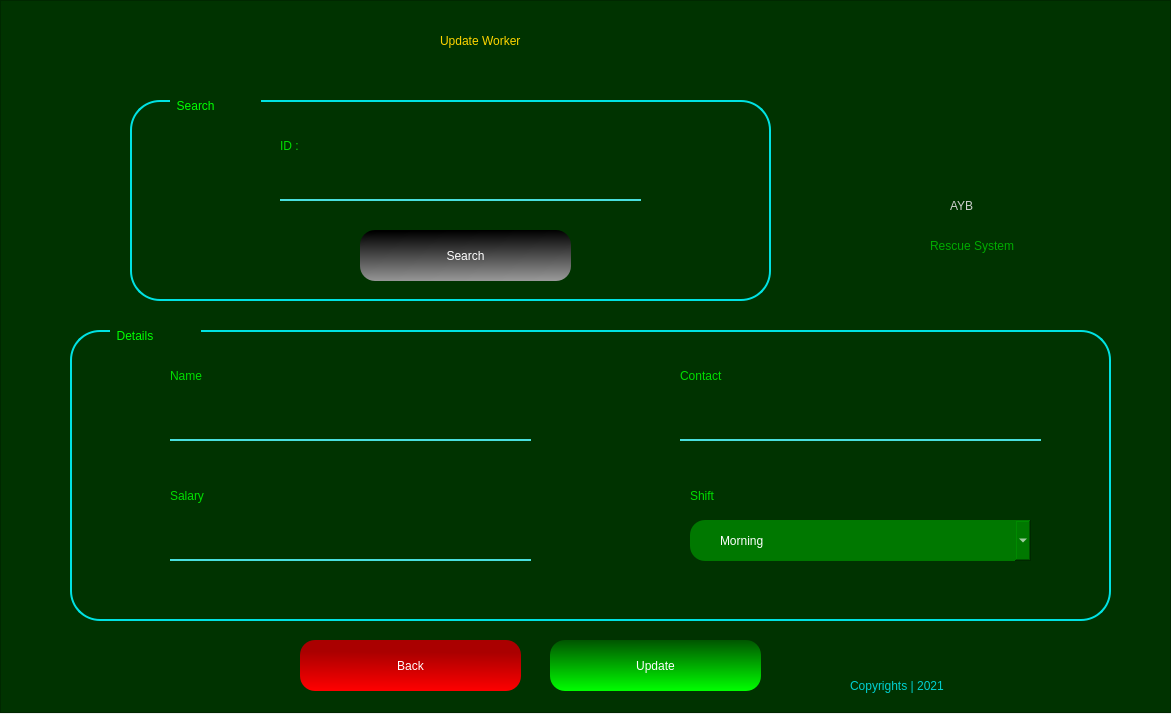
<?xml version="1.0" encoding="UTF-8"?>
<ui version="4.0">
 <class>Form</class>
 <widget class="QWidget" name="Form">
  <property name="geometry">
   <rect>
    <x>0</x>
    <y>0</y>
    <width>1171</width>
    <height>714</height>
   </rect>
  </property>
  <property name="windowTitle">
   <string>Form</string>
  </property>
  <widget class="QFrame" name="frame">
   <property name="geometry">
    <rect>
     <x>0</x>
     <y>0</y>
     <width>1171</width>
     <height>713</height>
    </rect>
   </property>
   <property name="styleSheet">
    <string notr="true">QFrame{

background-color: rgb(0, 51, 0);
color: rgb(0,255,0);

}
</string>
   </property>
   <property name="frameShape">
    <enum>QFrame::StyledPanel</enum>
   </property>
   <property name="frameShadow">
    <enum>QFrame::Raised</enum>
   </property>
   <widget class="QLabel" name="label_5">
    <property name="geometry">
     <rect>
      <x>440</x>
      <y>10</y>
      <width>361</width>
      <height>61</height>
     </rect>
    </property>
    <property name="styleSheet">
     <string notr="true">font: 87 26pt &quot;Arial Black&quot;;
color: rgb(255, 213, 0);</string>
    </property>
    <property name="text">
     <string>Update Worker</string>
    </property>
   </widget>
   <widget class="QPushButton" name="updateBtn">
    <property name="geometry">
     <rect>
      <x>550</x>
      <y>640</y>
      <width>211</width>
      <height>51</height>
     </rect>
    </property>
    <property name="styleSheet">
     <string notr="true">QPushButton{
background-color: qlineargradient(spread:pad, x1:0.498, y1:0, x2:0.507, y2:1, stop:0 rgba(0, 85, 0, 255), stop:1 rgba(0, 255, 0, 255));
border-radius:15px;
color: #FFF;
	font: 75 14pt &quot;Microsoft PhagsPa&quot;;

}

QPushButton:hover{

	background-color: rgb(0, 118, 0);
}</string>
    </property>
    <property name="text">
     <string>Update</string>
    </property>
   </widget>
   <widget class="QPushButton" name="backBtn">
    <property name="geometry">
     <rect>
      <x>300</x>
      <y>640</y>
      <width>221</width>
      <height>51</height>
     </rect>
    </property>
    <property name="styleSheet">
     <string notr="true">QPushButton{
background-color: qlineargradient(spread:pad, x1:0.512, y1:0.238636, x2:0.493, y2:1, stop:0 rgba(170, 0, 0, 255), stop:1 rgba(255, 0, 0, 255));
border-radius:15px;
color: #FFF;
	font: 75 14pt &quot;Microsoft PhagsPa&quot;;

}

QPushButton:hover{

	background-color: rgb(138, 0, 0);
}</string>
    </property>
    <property name="text">
     <string>Back</string>
    </property>
   </widget>
   <widget class="QLabel" name="label_7">
    <property name="geometry">
     <rect>
      <x>10</x>
      <y>650</y>
      <width>51</width>
      <height>51</height>
     </rect>
    </property>
    <property name="styleSheet">
     <string notr="true">background-image: url(:/newPrefix/—Pngtree—red and black logo_5517319.png);</string>
    </property>
    <property name="text">
     <string/>
    </property>
    <property name="pixmap">
     <pixmap resource="mainLogo.qrc">:/newPrefix/—Pngtree—red and black logo_5517319.png</pixmap>
    </property>
    <property name="scaledContents">
     <bool>true</bool>
    </property>
   </widget>
   <widget class="QLabel" name="label_8">
    <property name="geometry">
     <rect>
      <x>850</x>
      <y>670</y>
      <width>161</width>
      <height>31</height>
     </rect>
    </property>
    <property name="styleSheet">
     <string notr="true">font: 25 12pt &quot;Bahnschrift Light&quot;;
color: rgb(0, 208, 208);</string>
    </property>
    <property name="text">
     <string>Copyrights | 2021</string>
    </property>
   </widget>
   <widget class="QFrame" name="frame_4">
    <property name="geometry">
     <rect>
      <x>70</x>
      <y>330</y>
      <width>1041</width>
      <height>291</height>
     </rect>
    </property>
    <property name="styleSheet">
     <string notr="true">QFrame{

border: 2px solid rgb(0, 226, 226);
border-radius: 30px;

}</string>
    </property>
    <property name="frameShape">
     <enum>QFrame::StyledPanel</enum>
    </property>
    <property name="frameShadow">
     <enum>QFrame::Raised</enum>
    </property>
    <widget class="QLabel" name="label_3">
     <property name="geometry">
      <rect>
       <x>40</x>
       <y>-10</y>
       <width>91</width>
       <height>31</height>
      </rect>
     </property>
     <property name="styleSheet">
      <string notr="true">border: none;
font: 12pt &quot;MS Shell Dlg 2&quot;;</string>
     </property>
     <property name="text">
      <string>  Details</string>
     </property>
    </widget>
    <widget class="QLineEdit" name="nameTxt">
     <property name="geometry">
      <rect>
       <x>100</x>
       <y>70</y>
       <width>361</width>
       <height>41</height>
      </rect>
     </property>
     <property name="styleSheet">
      <string notr="true">QLineEdit{
background-color: rgb(0, 51, 0);
border-top:none;
border-left: none;
border-right: none;
border-bottom: 2px solid rgb(74, 224, 222);
color: #FFF;
	font: 11pt &quot;MS Shell Dlg 2&quot;;

}

QLineEdit:hover{

border-bottom: 2px solid rgb(0, 125, 125);

}

QLineEdit:focus{
border: 2px solid rgb(0, 141, 212);
border-radius: 25px;
}</string>
     </property>
     <property name="text">
      <string/>
     </property>
    </widget>
    <widget class="QLabel" name="label_12">
     <property name="geometry">
      <rect>
       <x>620</x>
       <y>150</y>
       <width>201</width>
       <height>31</height>
      </rect>
     </property>
     <property name="styleSheet">
      <string notr="true">font: 16pt &quot;Myanmar Text&quot;;
color: rgb(0, 222, 0);
border: none;
</string>
     </property>
     <property name="text">
      <string>Shift</string>
     </property>
    </widget>
    <widget class="QLabel" name="label_9">
     <property name="geometry">
      <rect>
       <x>100</x>
       <y>30</y>
       <width>201</width>
       <height>31</height>
      </rect>
     </property>
     <property name="styleSheet">
      <string notr="true">font: 16pt &quot;Myanmar Text&quot;;
color: rgb(0, 222, 0);
border: none;
</string>
     </property>
     <property name="text">
      <string>Name</string>
     </property>
    </widget>
    <widget class="QComboBox" name="shiftBox">
     <property name="geometry">
      <rect>
       <x>620</x>
       <y>190</y>
       <width>341</width>
       <height>41</height>
      </rect>
     </property>
     <property name="styleSheet">
      <string notr="true">QComboBox{
	background-color: rgb(0, 120, 0);
border-radius: 15px;
color: #FFF;
	font: 14pt &quot;MS Reference Sans Serif&quot;;
padding-left: 30px;
align-items: right;

}

QComboBox:hover{

background-color: rgb(0, 231, 0);

}</string>
     </property>
     <item>
      <property name="text">
       <string>Morning</string>
      </property>
     </item>
     <item>
      <property name="text">
       <string>Evening</string>
      </property>
     </item>
     <item>
      <property name="text">
       <string>Noon</string>
      </property>
     </item>
    </widget>
    <widget class="QLineEdit" name="salTxt">
     <property name="geometry">
      <rect>
       <x>100</x>
       <y>190</y>
       <width>361</width>
       <height>41</height>
      </rect>
     </property>
     <property name="styleSheet">
      <string notr="true">QLineEdit{
background-color: rgb(0, 51, 0);
border-top:none;
border-left: none;
border-right: none;
border-bottom: 2px solid rgb(74, 224, 222);
color: #FFF;
	font: 11pt &quot;MS Shell Dlg 2&quot;;

}

QLineEdit:hover{

border-bottom: 2px solid rgb(0, 125, 125);

}

QLineEdit:focus{
border: 2px solid rgb(0, 141, 212);
border-radius: 25px;
}</string>
     </property>
     <property name="text">
      <string/>
     </property>
    </widget>
    <widget class="QLabel" name="label_4">
     <property name="geometry">
      <rect>
       <x>100</x>
       <y>150</y>
       <width>201</width>
       <height>31</height>
      </rect>
     </property>
     <property name="styleSheet">
      <string notr="true">font: 16pt &quot;Myanmar Text&quot;;
color: rgb(0, 222, 0);
border: none;
</string>
     </property>
     <property name="text">
      <string>Salary</string>
     </property>
    </widget>
    <widget class="QLineEdit" name="contctTxt">
     <property name="geometry">
      <rect>
       <x>610</x>
       <y>70</y>
       <width>361</width>
       <height>41</height>
      </rect>
     </property>
     <property name="styleSheet">
      <string notr="true">QLineEdit{
background-color: rgb(0, 51, 0);
border-top:none;
border-left: none;
border-right: none;
border-bottom: 2px solid rgb(74, 224, 222);
color: #FFF;
	font: 11pt &quot;MS Shell Dlg 2&quot;;

}

QLineEdit:hover{

border-bottom: 2px solid rgb(0, 125, 125);

}

QLineEdit:focus{
border: 2px solid rgb(0, 141, 212);
border-radius: 25px;
}</string>
     </property>
     <property name="text">
      <string/>
     </property>
    </widget>
    <widget class="QLabel" name="label_6">
     <property name="geometry">
      <rect>
       <x>610</x>
       <y>30</y>
       <width>201</width>
       <height>31</height>
      </rect>
     </property>
     <property name="styleSheet">
      <string notr="true">font: 16pt &quot;Myanmar Text&quot;;
color: rgb(0, 222, 0);
border: none;
</string>
     </property>
     <property name="text">
      <string>Contact</string>
     </property>
    </widget>
   </widget>
   <widget class="QFrame" name="frame_3">
    <property name="geometry">
     <rect>
      <x>130</x>
      <y>100</y>
      <width>641</width>
      <height>201</height>
     </rect>
    </property>
    <property name="styleSheet">
     <string notr="true">QFrame{

border: 2px solid rgb(0, 226, 226);
border-radius: 30px;

}</string>
    </property>
    <property name="frameShape">
     <enum>QFrame::StyledPanel</enum>
    </property>
    <property name="frameShadow">
     <enum>QFrame::Raised</enum>
    </property>
    <widget class="QLabel" name="label_2">
     <property name="geometry">
      <rect>
       <x>40</x>
       <y>-10</y>
       <width>91</width>
       <height>31</height>
      </rect>
     </property>
     <property name="styleSheet">
      <string notr="true">border: none;
font: 12pt &quot;MS Shell Dlg 2&quot;;</string>
     </property>
     <property name="text">
      <string>  Search</string>
     </property>
    </widget>
    <widget class="QLineEdit" name="idTxt">
     <property name="geometry">
      <rect>
       <x>150</x>
       <y>60</y>
       <width>361</width>
       <height>41</height>
      </rect>
     </property>
     <property name="styleSheet">
      <string notr="true">QLineEdit{
background-color: rgb(0, 51, 0);
border-top:none;
border-left: none;
border-right: none;
border-bottom: 2px solid rgb(74, 224, 222);
color: #FFF;
	font: 11pt &quot;MS Shell Dlg 2&quot;;

}

QLineEdit:hover{

border-bottom: 2px solid rgb(0, 125, 125);

}

QLineEdit:focus{
border: 2px solid rgb(0, 141, 212);
border-radius: 25px;
}</string>
     </property>
     <property name="text">
      <string/>
     </property>
    </widget>
    <widget class="QPushButton" name="srchBtn">
     <property name="geometry">
      <rect>
       <x>230</x>
       <y>130</y>
       <width>211</width>
       <height>51</height>
      </rect>
     </property>
     <property name="styleSheet">
      <string notr="true">QPushButton{
background-color: qlineargradient(spread:pad, x1:0.458, y1:0.0170455, x2:0.497512, y2:1, stop:0 rgba(0, 0, 0, 255), stop:1 rgba(152, 152, 152, 255));
border-radius:15px;
color: #FFF;
	font: 75 14pt &quot;Microsoft PhagsPa&quot;;

}

QPushButton:hover{

	background-color: rgb(0, 0, 0);
}</string>
     </property>
     <property name="text">
      <string>Search</string>
     </property>
    </widget>
    <widget class="QLabel" name="label_10">
     <property name="geometry">
      <rect>
       <x>150</x>
       <y>30</y>
       <width>281</width>
       <height>31</height>
      </rect>
     </property>
     <property name="styleSheet">
      <string notr="true">font: 16pt &quot;Myanmar Text&quot;;
color: rgb(0, 222, 0);
border: none;
</string>
     </property>
     <property name="text">
      <string>ID :</string>
     </property>
    </widget>
   </widget>
   <widget class="QLabel" name="label_27">
    <property name="geometry">
     <rect>
      <x>780</x>
      <y>110</y>
      <width>211</width>
      <height>181</height>
     </rect>
    </property>
    <property name="styleSheet">
     <string notr="true">background-image: url(:/newPrefix/—Pngtree—red and black logo_5517319.png);</string>
    </property>
    <property name="text">
     <string/>
    </property>
    <property name="pixmap">
     <pixmap resource="mainLogo.qrc">:/newPrefix/—Pngtree—red and black logo_5517319.png</pixmap>
    </property>
    <property name="scaledContents">
     <bool>true</bool>
    </property>
   </widget>
   <widget class="QLabel" name="label_28">
    <property name="geometry">
     <rect>
      <x>930</x>
      <y>230</y>
      <width>231</width>
      <height>31</height>
     </rect>
    </property>
    <property name="styleSheet">
     <string notr="true">font: 25 20pt &quot;Bahnschrift Light&quot;;
color: rgb(0, 170, 0);</string>
    </property>
    <property name="text">
     <string>Rescue System</string>
    </property>
   </widget>
   <widget class="QLabel" name="label_29">
    <property name="geometry">
     <rect>
      <x>950</x>
      <y>180</y>
      <width>191</width>
      <height>51</height>
     </rect>
    </property>
    <property name="styleSheet">
     <string notr="true">font: 87 36pt &quot;Arial Black&quot;;
color: rgb(207, 207, 207);</string>
    </property>
    <property name="text">
     <string>AYB</string>
    </property>
   </widget>
  </widget>
 </widget>
 <resources>
  <include location="mainLogo.qrc"/>
  <include location="C:/WINDOWS/system32/mainLogo.qrc"/>
 </resources>
 <connections/>
</ui>
